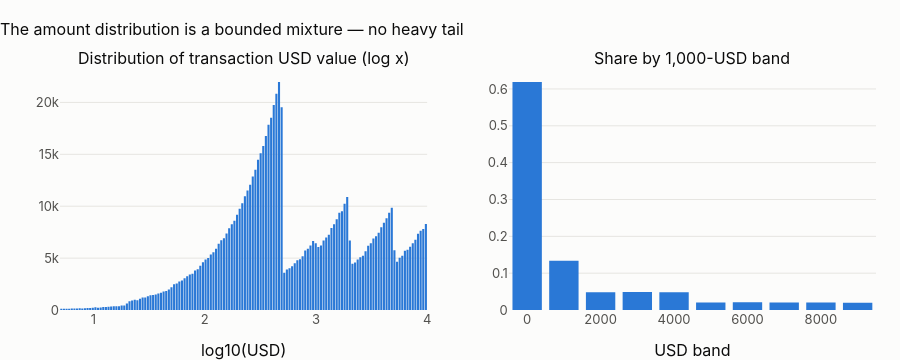

Write notebook code for a chart like this one.
### Code cell
fig = make_subplots(
    rows=1,
    cols=2,
    subplot_titles=["Distribution of transaction USD value (log x)", "Share by 1,000-USD band"],
)
cnt, edg = np.histogram(np.log10(tx.usd), bins=140)
fig.add_bar(
    x=(edg[:-1] + edg[1:]) / 2, y=cnt, marker_color=theme.BLUE, showlegend=False, row=1, col=1
)
band = (tx.usd // 1000 * 1000).clip(upper=9000).value_counts(normalize=True).sort_index()
fig.add_bar(
    x=band.index.astype(int).astype(str),
    y=band.values,
    marker_color=theme.BLUE,
    showlegend=False,
    row=1,
    col=2,
)
fig.update_xaxes(title_text="log10(USD)", row=1, col=1)
fig.update_xaxes(title_text="USD band", row=1, col=2)
fig.update_layout(height=360, title="The amount distribution is a bounded mixture — no heavy tail")
fig.show()
print("max usd:", tx.usd.max())

### Figure 1 — Plotly figure (JSON) as saved in the notebook; plotly's stock layout.template omitted (floating-point values rounded to 4 significant figures; data arrays with more than 128 entries replaced by an {"elided": "..."} marker saying what was removed)
{"data": [{"marker": {"color": "#2a78d6"}, "showlegend": false, "type": "bar", "x": {"elided": "140 float values"}, "xaxis": "x", "y": {"elided": "140 int values"}, "yaxis": "y"}, {"marker": {"color": "#2a78d6"}, "showlegend": false, "type": "bar", "x": ["0", "1000", "2000", "3000", "4000", "5000", "6000", "7000", "8000", "9000"], "xaxis": "x2", "y": [0.6189, 0.1335, 0.04809, 0.04867, 0.04831, 0.02056, 0.02081, 0.02046, 0.02063, 0.02], "yaxis": "y2"}], "layout": {"annotations": [{"font": {"size": 16}, "showarrow": false, "text": "Distribution of transaction USD value (log x)", "x": 0.225, "xanchor": "center", "xref": "paper", "y": 1.0, "yanchor": "bottom", "yref": "paper"}, {"font": {"size": 16}, "showarrow": false, "text": "Share by 1,000-USD band", "x": 0.775, "xanchor": "center", "xref": "paper", "y": 1.0, "yanchor": "bottom", "yref": "paper"}], "height": 360, "title": {"text": "The amount distribution is a bounded mixture — no heavy tail"}, "xaxis": {"anchor": "y", "domain": [0.0, 0.45], "title": {"text": "log10(USD)"}}, "xaxis2": {"anchor": "y2", "domain": [0.55, 1.0], "title": {"text": "USD band"}}, "yaxis": {"anchor": "x", "domain": [0.0, 1.0]}, "yaxis2": {"anchor": "x2", "domain": [0.0, 1.0]}}}
